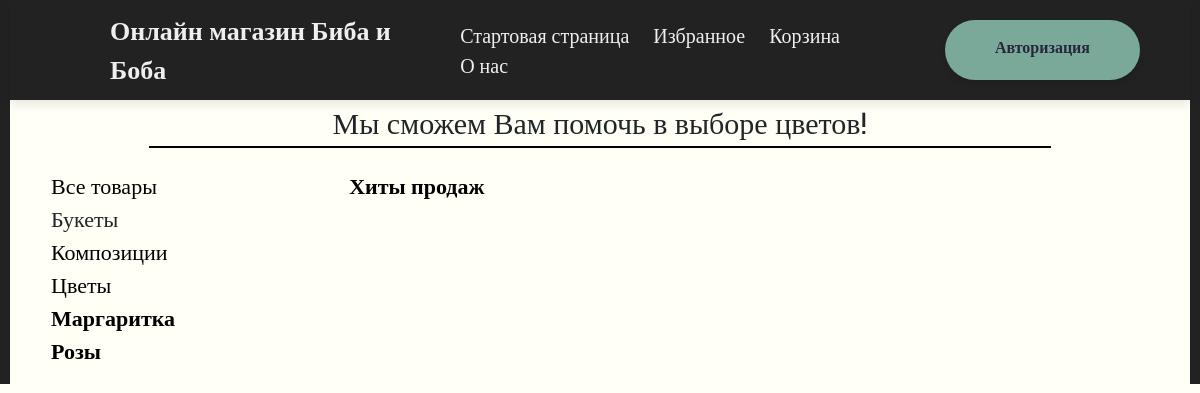
The app's page /cat/2/, older data.
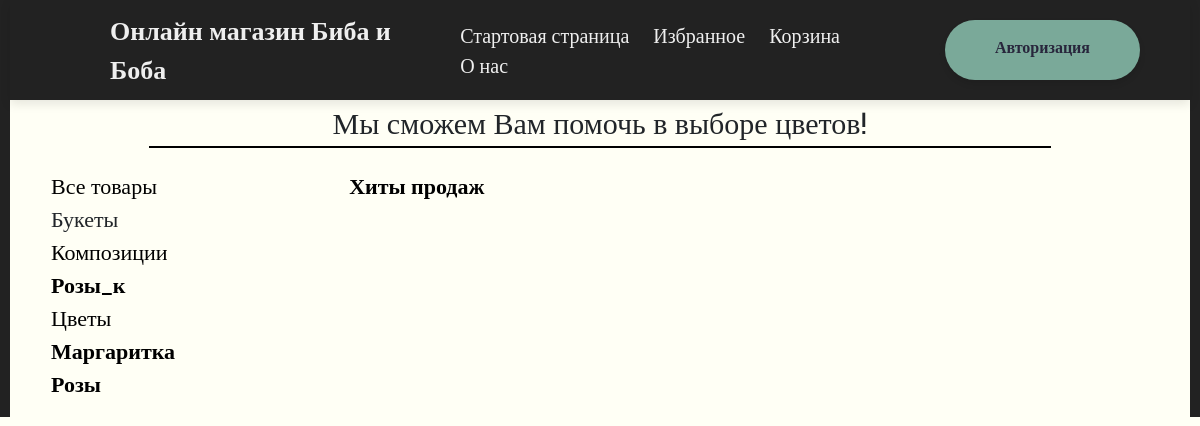
The same page, newer data.
### main/models.py (models this page shows, shortened)
class Category(models.Model):
    Tittle = models.CharField('Название категории', blank=True, max_length=100)
    def get_absolute_url(self):
       return reverse('show_cat', kwargs = {'cat_id': self.pk})
    class Meta:
        verbose_name = "Категории"
        verbose_name_plural = "Категории"
        ordering = ['Tittle']

class SubCategory(models.Model):
    Tittle = models.CharField('Название подкатегории', blank=True, max_length=100)
    Cat = models.ForeignKey('Category', on_delete=models.CASCADE, blank=True, verbose_name="Основная категория")
    def get_absolute_url(self):
       return reverse('show_sub_cat', kwargs = {'sub_cat_id': self.pk})
    class Meta:
        verbose_name = "Подкатегории"
        verbose_name_plural = "Подкатегории"
        ordering = ['Tittle']

### main/views.py (the view)
# urls.py: path('cat/<int:cat_id>/', show_cat, name='show_cat'),
def show_cat(request,cat_id):
    products = Product.objects.filter(Cat_id=cat_id)
    cat = Category.objects.all()
    subcat = SubCategory.objects.all()
    context = {
        'products': products,
        'cat': cat,
        'sub_cat': subcat,
        'cat_selected': cat_id,
        'sub_cat_selected': 0,
    }
    return render(request, 'main/Main.html', context)

### main/templates/main/Main.html (shortened to what this page needs)
{% load static %}
<!DOCTYPE html>
<html lang="ru">
<head>
    <link rel="stylesheet" href="libs/bootstrap-reboot.min.css">
    <link rel="stylesheet" href="libs/bootstrap-grid.min.css">
    <link rel="stylesheet" href="{% static 'main/css/Main.css' %}">
</head>
<body>
    <nav class="sh">
                <div class="shapka">
                    <a href="{% url 'main' %}" class="brand">Онлайн магазин Биба и Боба</a>
                    <div class="wrap">
                        <ul class="menu">
                            <li><a href="{% url 'start' %}">Стартовая страница</a></li>
                            <li><a href="#">Избранное</a></li>
                            <li><a href="#">Корзина</a></li>
                            <li><a href="{% url 'about' %}">О нас</a></li>
                        </ul>
                        {% if request.user.is_authenticated %}
                        <a href="{% url 'prof' %}" class="profile">Профиль</a>
                        {% else %}
                        <a href="{% url 'auth' %}" class="profile">Авторизация</a>
                            {% endif %}
                    </div>
                </div>
    </nav>
    <p align="center" style="font-size: 30px; border-bottom: 5px;">Мы сможем Вам помочь в выборе цветов!</p>
	<hr align="center" style="border: 1px solid black; width: 900px; margin-top: -15px; margin-bottom: 20px;">
	<table>
		<tr>
			<td width="300px">
				<div class="category">
					<ul class="category-menu">
						{% if cat_selected == 0 and sub_cat_selected == 0 %}
						<li >Все товары</li>
						{% else %}
						<li><a href="{% url 'main' %}" style="color: black; ">Все товары</a></li>
						{% endif %}
						{% for c in cat %}
						{% if c.pk == cat_selected %}
							<li>{{c.Tittle}}</li>
						{% else %}
							<li><a href="{{ c.get_absolute_url }}" style="color: black;">{{c.Tittle}}</li>
						{% endif %}
						{% for s_c in sub_cat %}
						{% if s_c.Cat.pk == c.pk %}
								{% if s_c.pk == sub_cat_selected %}
									<li>{{s_c.Tittle}}</li>
								{% else %}
								<li><a href="{{ s_c.get_absolute_url }}" style="color: black;"><b>{{s_c.Tittle}}</b></a> </li>
							{% endif %}
							{% endif %}
							{% endfor %}
						{% endfor %}
					</ul>
				</div>
			</td>
			<td width="1600px">
				<p style="color: black; margin-left: 100px; font-size: 22px; font-weight: bold;">Хиты продаж</p>
			</td>
		</tr>
	</table>
</body>
</html>

### main/static/main/css/Main.css (style rules this page uses)
body { margin: 0; background-color: rgb(255, 255, 245); border-left: 10px solid #222222; border-right: 10px solid #222222; font-family: 'Roboto Slab', serif; }
.shapka { width: 100%; height: 100px; box-shadow: 0 4px 10px rgba(0,0,0,.1); background-color: #222222; display: flex; justify-content: space-between; align-items: center; }
.menu { list-style-type: none; padding-left: 0; margin-bottom: 0; }
.menu li { display: inline-block; }
.menu li a { vertical-align: center; font-size: 20px; display: inline-block; color: #efefef; text-decoration: none; margin-left: 10px; margin-right: 10px; padding: 0; transition: all .07s ease-in-out; }
.wrap { display: flex; flex-flow: row nowrap; }
.profile { margin-left: 30px; margin-right: 50px; padding: 15px 50px; background-color: #7aa999; border-radius: 40px; color: #28263c; font-weight: bold; text-decoration: none; box-shadow: 0 4px 6px rgba(0,0,0,.1); transition: all .1s ease-in-out; }
.brand { margin-left: 100px; font-weight: 700; font-size: 26px; text-decoration: none; color: #efefef; transition: all .07s ease-in-out; }
td { vertical-align: top; margin-top: 20px; font-size: 22px; text-decoration: none; }
td a { text-decoration: none; color: black; }
td li { list-style-type: none; }

Row changes from the older to the newer data that the page shows:
added SubCategory: Tittle "Розы_к", shown under Category "Композиции"
